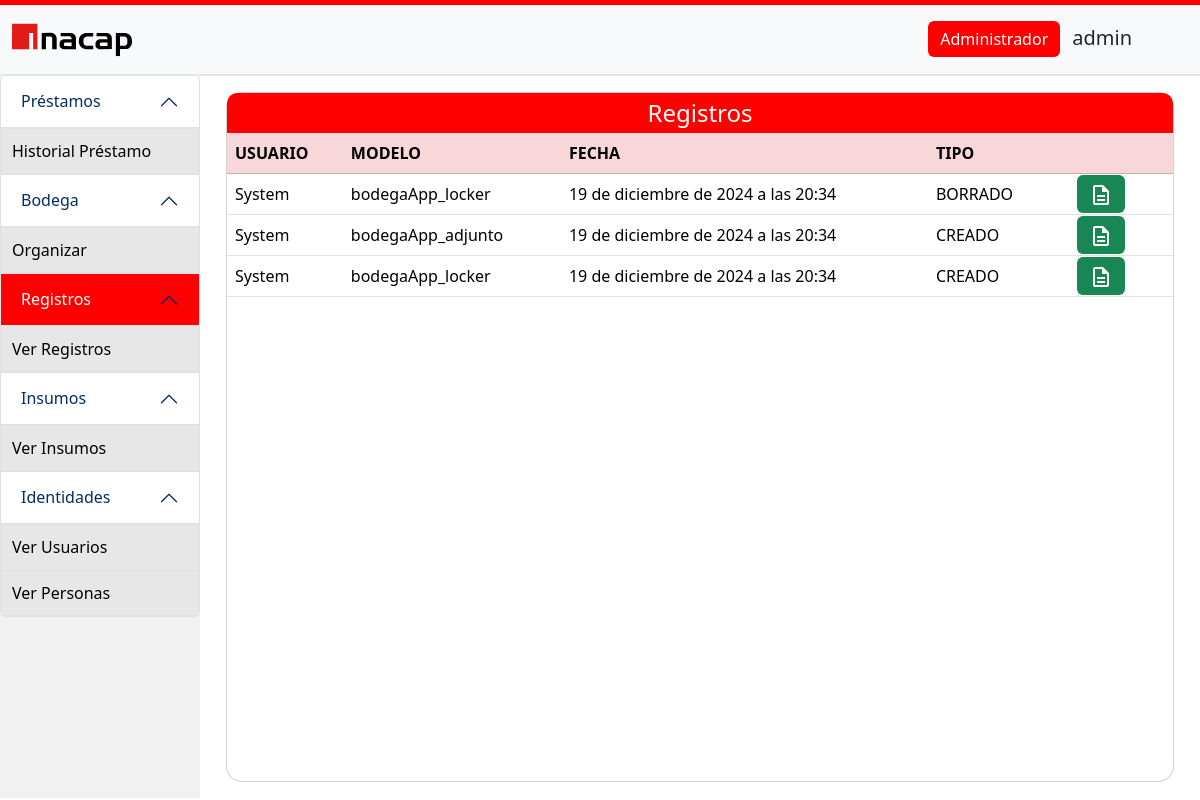
Screenshot of /registros/ (signed in) with the database file from the repository.
### bodegaApp/models/identidades.py (models this page shows, shortened)
class Usuario(AbstractUser):
    first_name = None
    last_name = None
    is_staff = None
    groups = None
    user_permissions = None
    email = models.EmailField(max_length=60, unique=True)
    username = models.CharField(max_length=20, unique=True)
    password = models.CharField(max_length=20)
    persona = models.OneToOneField(Persona, on_delete=models.PROTECT, unique=True)
    foto_perfil = models.ForeignKey(Adjunto, on_delete=models.SET_DEFAULT, default=1)

### bodegaApp/models/registros.py (models this page shows)
class Registro(models.Model):
    user = models.CharField(max_length=255)
    nombreTabla = models.CharField(max_length=255)
    modeloPrevio = models.JSONField()
    modeloNuevo = models.JSONField()
    action = models.CharField(max_length=16, null=False, blank=True)
    timestamp = models.DateTimeField(auto_now=True)

### bodegaApp/views/registros.py (the view)
# urls.py: path("registros/", verTodosRegistros, name="Registros"),
@login_required
def verTodosRegistros(request):
    context = {
        'registros': Registro.objects.all()
    }
    return render(request, base+'registros.html', {**context, **section})

### templates/registros/registros.html (shortened to what this page needs)
{% extends "home.html" %}
{% load static %}
{% block content %}
<div class="card w-100 m-3 rounded-4">
    <div class="card w-100 justify-content-center" id="top">
        <h4 class="m-0 p-0">{{ title }}</h4>
    </div>
    <table class="table">
        <thead>
            <tr class="table-danger">
                <th scope="col">USUARIO</th>
                <th scope="col">MODELO</th>
                <th scope="col">FECHA</th>
                <th scope="col">TIPO</th>
                <th scope="col"></th>
            </tr>
        </thead>
        <tbody>
            {% for registro in registros %}
                <tr>
                    <td>{{ registro.user }}</td>
                    <td>{{ registro.nombreTabla }}</td>
                    <td>{{ registro.timestamp }}</td>
                    <td>{{ registro.action }}</td>
                    <td class="p-0 align-content-center justify-content-end text-end pe-5">
                        <a class="btn bg-success fw-bold" onclick="openModal('{% url "DetalleRegistro" registro.id %}')"><img src="{% static "image/details.svg" %}"></a>
                    </td>
                </tr>
            {% endfor %}
        </tbody>
    </table>
</div>
{% endblock %}

### templates/components/navbar.html
{% load static %}
    {% block content %}
    <nav class="navbar navbar-expand-lg navbar-light bg-light" id="navbar">
        <div class="container-fluid">
            <img src="{% static 'image/logo.svg' %}" alt="logo" id="logo" width="120" height="100" class="d-inline-block align-text-top">
            <div id="info">
                <div class="d-flex pe-5">
                {% if user.is_superuser == True %}
                    <button class="btn btn-danger me-1">Administrador</button>
                {% endif %}
                    <h5 class="ms-2 me-2">{{user.username}}</h5>
                </div>
            </div>
        </div>
    </nav>
    {% endblock %}

### static/css/style.css (style rules this page uses)
#info .d-flex { text-align: center !important; align-items: baseline !important; }
#navbar { border-top: 5px solid red !important; border-bottom: #e4e4e4 solid 1px !important; height: 75px !important; }
#top { width: 100% !important; height: 40px !important; background-color: red !important; text-align: center !important; align-items: center !important; color: white !important; border-radius: 10px 10px 0px 0px !important; border: transparent solid 1px !important; font-weight: bold !important; padding: 0 !important; line-height: 0px !important; }
.btn { background-color: red !important; border: none !important; }

### rows the page displays
Usuario: username "admin"
Registro: user "System", nombreTabla "bodegaApp_locker", timestamp "19 de diciembre de 2024 a las 20:34", action "BORRADO"
Registro: user "System", nombreTabla "bodegaApp_adjunto", timestamp "19 de diciembre de 2024 a las 20:34", action "CREADO"
Registro: user "System", nombreTabla "bodegaApp_locker", timestamp "19 de diciembre de 2024 a las 20:34", action "CREADO"

### other values shown
{{ title }} "Registros"
